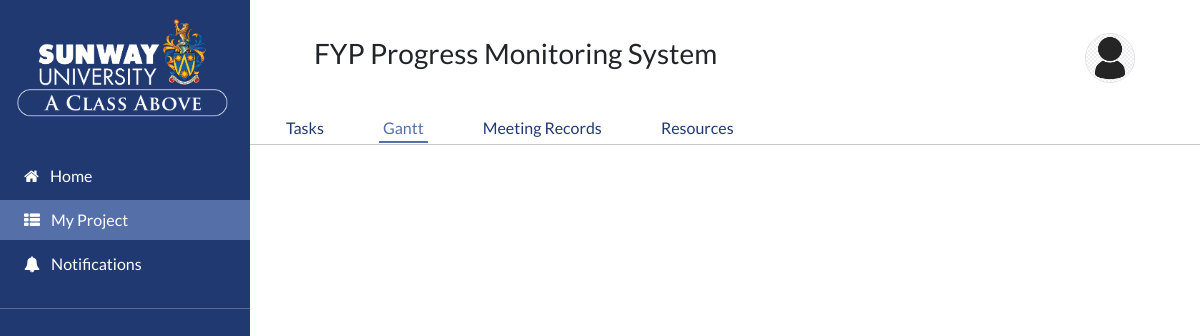
Screenshot of /project/1/gantt (signed in) with the database file from the repository.
### PMS/models.py (models this page shows, shortened)
class Project(models.Model):
    project_title = models.CharField(max_length=128)
    def __str__(self):
        return self.project_title

class User(AbstractUser):
    class Role(models.TextChoices):
        ADMIN = "ADMIN", "Admin"
        STUDENT = "STUDENT", "Student"
        SUPERVISOR = "SUPERVISOR", "Supervisor"
    base_role = Role.ADMIN
    role = models.CharField(max_length=50, choices=Role.choices)
    picture = models.ImageField(upload_to="PMS/file/users", default="PMS/file/users/default_dp.png")

### PMS/views.py (the view)
# urls.py: path('project/<int:project_id>/gantt', views.gantt, name="gantt"),
def gantt(request, project_id):
    if not request.user.is_authenticated:
        return HttpResponse("401 Forbidden", status=401)
    user_profile = get_user_profile(request.user)
    project_title = get_project_title(project_id)
    task_list = Task.objects.filter(project__id=project_id)
    return render(request, "PMS/gantt.html", {
        "user_profile": user_profile,
        "project_id": project_id,
        "project_title": project_title,
        "task_list": task_list
    })

### PMS/views.py (called while the page is built)
def get_user_profile(user):
    if user.role == "STUDENT":
        return StudentProfile.objects.get(user=user)
    elif user.role == "SUPERVISOR":
        return SupervisorProfile.objects.get(user=user)

def get_project_title(project_id):
    return Project.objects.get(id=project_id)

### PMS/templates/PMS/gantt.html (shortened to what this page needs)
{% extends "PMS/logged_in_layout.html" %}
{% load static %}
{% block header_title %}
    {{ project_title }}
{% endblock %}
{% block project_nav %}
    <div class="project-nav ms-4 ps-2">
        <a href="{% url 'tasks' project_id %}" class="text-decoration-none p-1 me-5">Tasks</a>
        <a href="{% url 'gantt' project_id %}" class="text-decoration-none p-1 me-5 border-bottom border-secondary border-2 text-secondary">Gantt</a>
        <a href="{% url 'meeting_records' project_id %}" class="text-decoration-none p-1 me-5">Meeting Records</a>
        <a href="{% url 'resources' project_id %}" class="text-decoration-none p-1 me-5">Resources</a>
    </div>
{% endblock %}
{% block hr_spacing_adjustments %}
    mt-1
{% endblock %}

### PMS/templates/PMS/logged_in_layout.html (shortened to what this page needs)
{% extends "PMS/layout.html" %}
{% load static %}
{% block content %}
    <div class="d-flex">
        <div class="sidebar hidden flex-shrink-0 bg-primary text-white position-relative">
            <div class="container pb-4">
                <img src="{% static 'PMS/images/SU_logo.png' %}" alt="" width="100%">
            </div>
            <div class="nav-links">
                <a href="{% url 'home' %}" class="text-decoration-none text-white">
                    <div class="px-4 py-2 mb-1" id="home-link">
                        <i class="fa fa-home pe-2"></i> Home
                    </div>
                </a>
                {% if user.role == "STUDENT" %}
                <a href="{% url 'project' user_profile.project.id %}" class="text-decoration-none text-white">
                    <div class="px-4 py-2 my-1" id="projects-link">
                        <i class="fa fa-th-list pe-2"></i> My Project
                    </div>
                </a>
                {% endif %}
                <a href="{% url 'notifications' %}" class="text-decoration-none text-white">
                    <div class="px-4 py-2 my-1" id="notifications-link">
                        <i class="fa fa-bell pe-2"></i> Notifications
                    </div>
                </a>
            </div>
            <hr class="my-4">
        </div>
        <div class="w-100">
            <div class="mx-5 px-3 my-4 py-2 d-flex justify-content-between align-items-center">
                <h3>{% block header_title %} {% endblock %}</h3>
                <button class="btn p-0 m-0" data-bs-toggle="dropdown">
                    <img src="{{ user.picture.url }}" alt="" width="50px" class="border rounded-circle">
                </button>
            </div>
            {% block project_nav %}
            {% endblock %}
            <hr class="{% block hr_spacing_adjustments %} {% endblock %}">
        </div>
    </div>
{% endblock %}

### PMS/static/PMS/styles/styles.css (style rules this page uses)
.sidebar { width: 250px; min-height: 100vh; }

### rows the page displays
Project: project_title "FYP Progress Monitoring System"
User: picture (placeholder picture)
